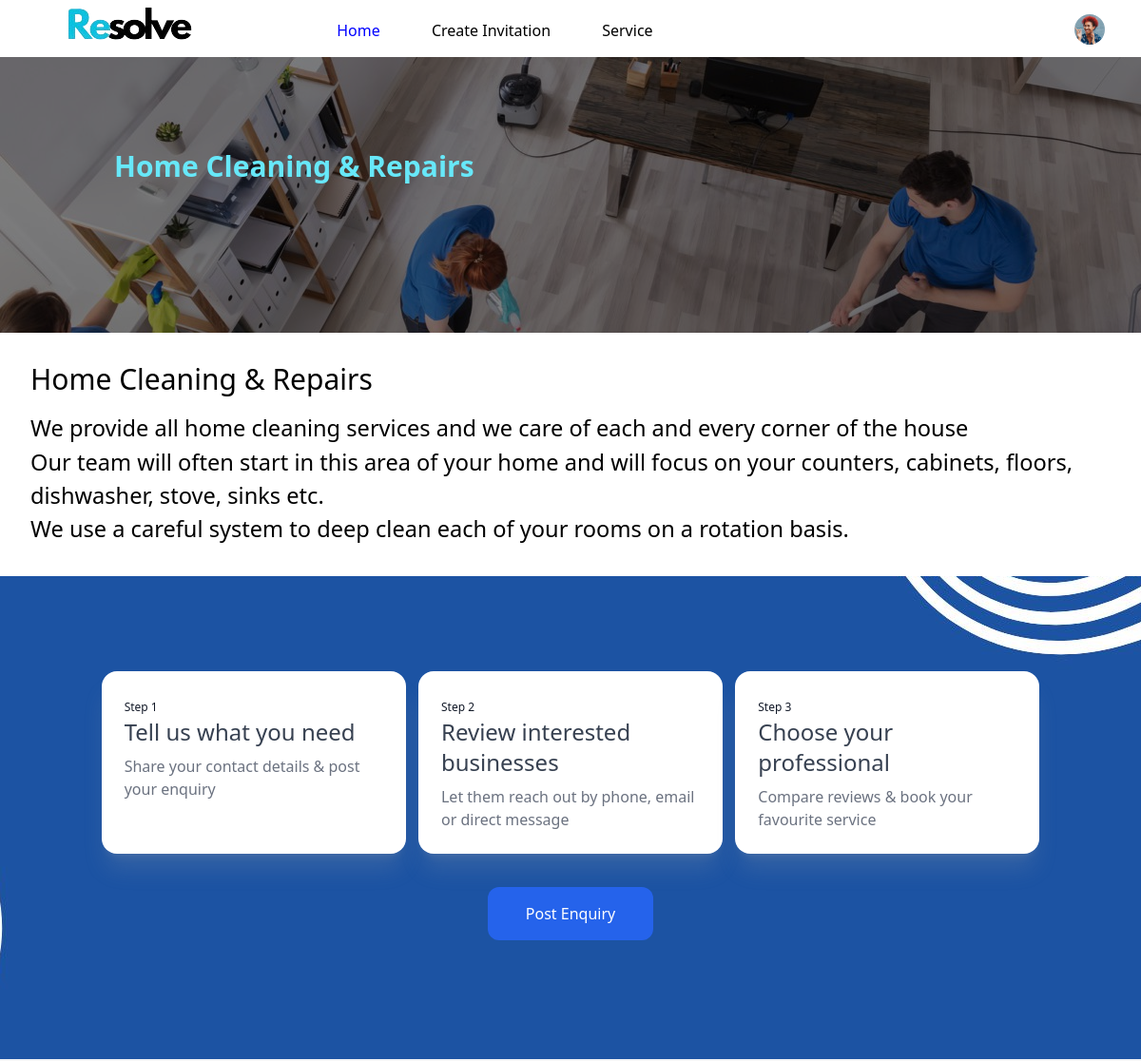
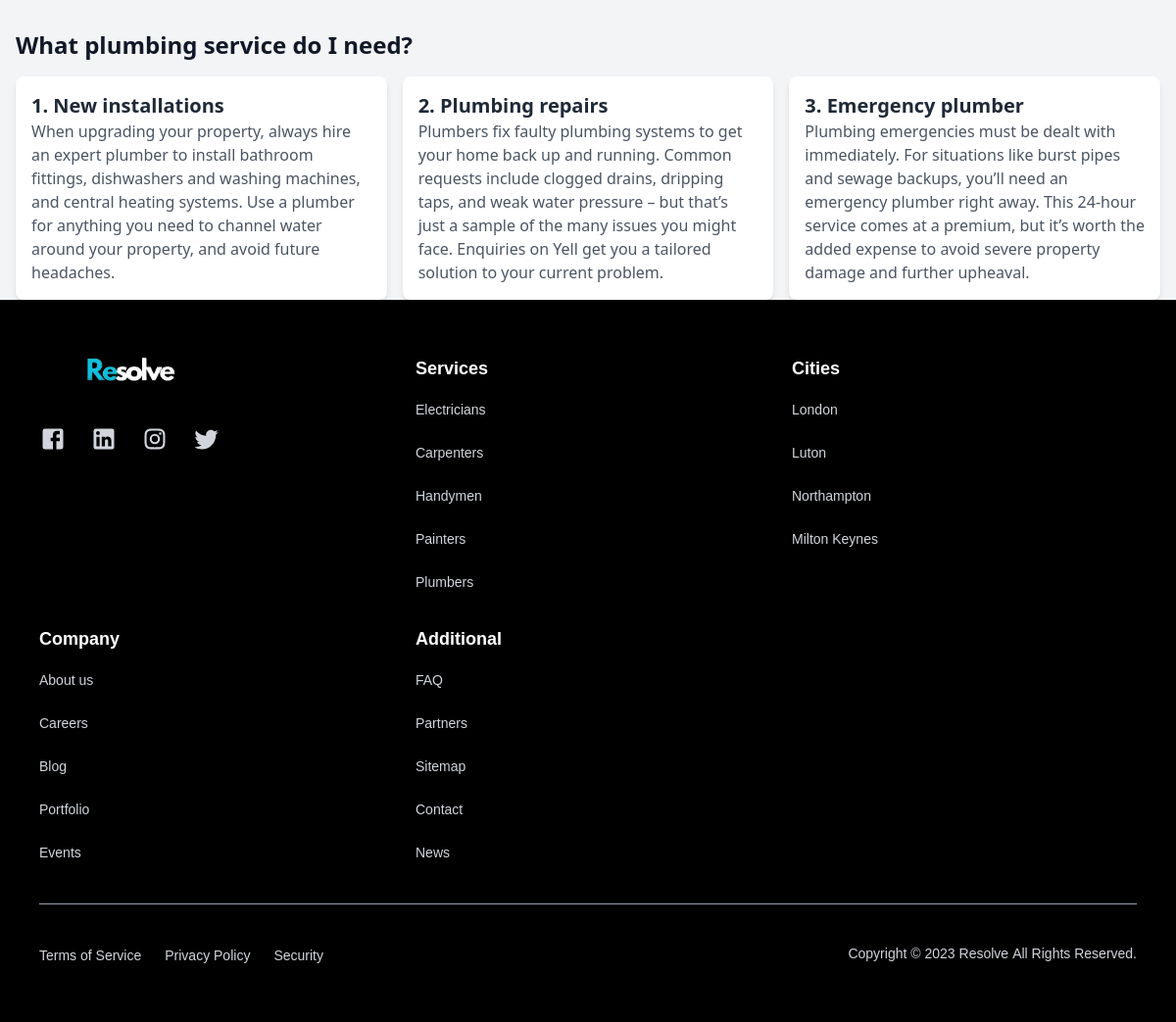
The page /public/SingleService.php?page=home-deep-cleaning (signed in) on the database its author committed (2 pictures, top to bottom).
### tables this page shows
CREATE TABLE `posts` (
  `id` int(10) UNSIGNED NOT NULL,
  `category` varchar(191) NOT NULL,
  `subcategory` varchar(191) NOT NULL,
  `about` mediumtext DEFAULT NULL,
  `city` varchar(191) DEFAULT NULL,
  `photo1` varchar(191) DEFAULT NULL,
  `photo2` varchar(191) DEFAULT NULL,
  `slug` varchar(191) NOT NULL,
  `created_at` timestamp NULL DEFAULT NULL,
  `updated_at` timestamp NULL DEFAULT NULL
);

### public/SingleService.php (the view, shortened to what this page needs)
<?php include('../config/config.php'); ?>
<!doctype html>
<html lang="en">
<head>
    <script src="https://cdn.tailwindcss.com"></script>
    <link rel="stylesheet" type="text/css" href="css/styles.css">
</head>
<body class="bg-gray-100">
<?php require_once('nav_bar.php'); ?>
<?php
if (isset($_GET['page']) && $_GET['page'] != '') {
    $stmt = $pdo->prepare("SELECT `category`, `subcategory`, `city`, `about`, `photo1` FROM `posts` WHERE `slug` = :page_slug;");
  $stmt->execute(array(':page_slug' => $_GET['page']));
  $row_fetch = $stmt->fetch();
?>
<?php } ?>
<section class="relative bg-cover bg-center bg-no-repeat" style="background-image: url('<?= (isset($row_fetch['photo1']) ? 'img/profession/' . $row_fetch['photo1'] : 'https://images.unsplash.com/photo-1604014237800-1c9102c219da?ixlib=rb-1.2.1&ixid=MnwxMjA3fDB8MHxwaG90by1wYWdlfHx8fGVufDB8fHx8&auto=format&fit=crop&w=1770&q=80') ?>'); height: 350px;">
    <div class="absolute inset-0 bg-black opacity-50"></div>
    <div class="relative max-w-5xl mx-auto h-full flex items-center pl-8">
        <h1 class="text-cyan-300 text-3xl font-bold"><?= (isset($row_fetch['category']) ? $row_fetch['category'] : 'Let us find your Forever Home.') ?></h1>
    </div>
</section>
<div class="w-full h-64 bg-white p-8 shadow-lg flex flex-col justify-center items-center font-roboto">
  <div class="text-left mx-auto text-black">
    <h2 class="text-3xl mb-4"><?= (isset($row_fetch['category']) ? $row_fetch['category'] : 'Heading') ?></h2>
    <div style=" font-size: 1.475rem;" class="text-black"><?= (isset($row_fetch['about']) ? $row_fetch['about'] : 'Heading Description') ?></div>
  </div>
</div>
<section class="bg-center" style="position:relative; background-image: url('img/ssbg.jpg'); background-repeat:no-repeat; padding: 100px; margin: 0 auto; width: auto;">
  <div class="mx-auto flex justify-center" style="display: flex; width: 100%;">
    <div class="mx-auto flex w-80 justify-center bg-white rounded-2xl shadow-xl shadow-gray-400/20" style="display: inline-block;">
      <div class="p-6">
        <small class="text-gray-900 text-xs">Step 1</small>
        <h1 class="text-2xl font-medium text-gray-700 pb-2">Tell us what you need</h1>
        <p class="text text-gray-500 leading-6">Share your contact details & post your enquiry</p>
      </div>
    </div>
    <div class="mx-auto flex w-80 justify-center bg-white rounded-2xl shadow-xl shadow-gray-400/20" style="display: inline-block;">
      <div class="p-6">
        <small class="text-gray-900 text-xs">Step 2</small>
        <h1 class="text-2xl font-medium text-gray-700 pb-2">Review interested businesses</h1>
        <p class="text text-gray-500 leading-6">Let them reach out by phone, email or direct message</p>
      </div>
    </div>
    <div class="mx-auto flex w-80 justify-center bg-white rounded-2xl shadow-xl shadow-gray-400/20" style="display: inline-block;">
      <div class="p-6">
        <small class="text-gray-900 text-xs">Step 3</small>
        <h1 class="text-2xl font-medium text-gray-700 pb-2">Choose your professional</h1>
        <p class="text text-gray-500 leading-6">Compare reviews & book your favourite service</p>
      </div>
    </div>
  </div>
  <div style="margin: 10px auto 0 auto; width: 100%;">
  <div class="flex justify-center" style="padding: 25px;">
<?php if (empty($_SESSION)) { ?>
    <form action="<?= APP_URL_BASE ?>" method="GET">
    <input type="hidden" name="login">
    <button type="submit" class="px-5 py-4 text-base font-medium text-center text-white transition duration-500 ease-in-out transform bg-blue-600 lg:px-10 rounded-xl hover:bg-blue-700 focus:outline-none focus:ring-2 focus:ring-offset-2 focus:ring-blue-500">Post Enquiry</button>
</form><?php } else { ?>
  <button type="submit" class="px-5 py-4 text-base font-medium text-center text-white transition duration-500 ease-in-out transform bg-blue-600 lg:px-10 rounded-xl hover:bg-blue-700 focus:outline-none focus:ring-2 focus:ring-offset-2 focus:ring-blue-500" onclick="document.getElementById('myModal').style.display = 'block';">Post Enquiry</button>
<?php } ?>
  </div>
</div>
</section>
<div class="services-container mx-auto mt-8 px-4">
    <h1 class="text-2xl font-bold text-gray-900 mb-4">What plumbing service do I need?</h1>
    <div class="grid grid-cols-3 gap-4">
        <div class="service-card bg-white p-4 shadow-md rounded-lg">
            <h2 class="text-xl font-semibold text-gray-800">1. New installations</h2>
            <p class="text-gray-600">When upgrading your property, always hire an expert plumber to install bathroom fittings, dishwashers and washing machines, and central heating systems. Use a plumber for anything you need to channel water around your property, and avoid future headaches.</p>
        </div>
        <div class="service-card bg-white p-4 shadow-md rounded-lg">
            <h2 class="text-xl font-semibold text-gray-800">2. Plumbing repairs</h2>
            <p class="text-gray-600">Plumbers fix faulty plumbing systems to get your home back up and running. Common requests include clogged drains, dripping taps, and weak water pressure – but that’s just a sample of the many issues you might face. Enquiries on Yell get you a tailored solution to your current problem.</p>
        </div>
        <div class="service-card bg-white p-4 shadow-md rounded-lg">
            <h2 class="text-xl font-semibold text-gray-800">3. Emergency plumber</h2>
            <p class="text-gray-600">Plumbing emergencies must be dealt with immediately. For situations like burst pipes and sewage backups, you’ll need an emergency plumber right away. This 24-hour service comes at a premium, but it’s worth the added expense to avoid severe property damage and further upheaval.</p>
        </div>
    </div>
</div>
<?php require_once('footer.php'); ?>
</body>
</html>

### public/nav_bar.php (shortened to what this page needs)
<div style="position: fixed; top: 0; left: 0; right: 60%; height: 60px; background-color: white; width: 100vw; z-index: 1;">
    <div style="margin: 0 auto; width: 1280px;">
        <div style="position: relative; display: inline-block; width: 350px;">
            <a href="index.php" style="position: absolute; top: -35px;"><img style="width: 280px; height: 46px;" src="img/logo2.png" alt="Resolve Logo"></a>
        </div>
        <div style="display: inline-block; width: 600px;">
            <ul style="padding-top: 20px;">
                <li style="display: inline-block; padding-right: 50px;">
                    <a href="<?= APP_URL_BASE ?>" style="color: blue;">Home</a>
                </li>
                <li style="display: inline-block; padding-right: 50px;">
                    <a href="<?= APP_URL_BASE ?>?create-invitation" style="color: black;">Create Invitation</a>
                </li>
                <li style="display: inline-block; padding-right: 50px;">
                    <a href="services.php" style="color: black;">Service</a>
                </li>
            </ul>
        </div>
        <div style="position: relative; display: inline; width: 100px;">
            <div id="login_dropdown" style="position: relative; float: right; width: 150px; padding-top: 15px; z-index: 1;">
                <?php if (isset($_SESSION['user_id']) && is_int($_SESSION['user_id'])) { ?>
                    <a href="javascript:void(0);" onclick="toggleDropdown()" style="margin: 0 auto;"><img class="w-8 h-8 rounded-full" src="/resolve/img/profile_picture.jpg" alt="user photo"></a>
                <?php } else { ?>
                    <button id="get_started" type="button" class="text-white bg-blue-700 hover:bg-blue-800 focus:ring-4 focus:outline-none focus:ring-blue-300 font-medium rounded-lg text-sm px-4 py-2 text-center">Get started</button>
                <?php } ?>
            </div>
        </div>
    </div>
</div>

### public/footer.php (shortened to what this page needs)
<footer class="font-[sans-serif] bg-black px-10 py-14" style="position: relative;">
      <div class="grid grid-cols-1 sm:grid-cols-2 md:grid-cols-3 xl:grid-cols-6 gap-8">
        <div class="xl:col-span-2">
          <a href='javascript:void(0)'><img src="img/logo3.png" alt="logo" class='w-48' /></a>
          <ul class="mt-10 flex space-x-6">
            <li>
              <a href='javascript:void(0)'>
                <svg xmlns="http://www.w3.org/2000/svg" fill="none" class="fill-gray-300 hover:fill-white w-7 h-7"
                  viewBox="0 0 24 24">
                  <path fill-rule="evenodd"
                    d="M19 3H5a2 2 0 0 0-2 2v14a2 2 0 0 0 2 2h7v-7h-2v-3h2V8.5A3.5 3.5 0 0 1 15.5 5H18v3h-2a1 1 0 0 0-1 1v2h3v3h-3v7h4a2 2 0 0 0 2-2V5a2 2 0 0 0-2-2z"
                    clip-rule="evenodd" />
                </svg>
              </a>
            </li>
            <li>
              <a href='javascript:void(0)'>
              </a>
            </li>
            <li>
              <a href='javascript:void(0)'>
              </a>
            </li>
            <li>
              <a href='javascript:void(0)'>
              </a>
            </li>
          </ul>
        </div>
        <div>
          <h4 class="text-white font-semibold text-lg relative max-sm:cursor-pointer">Services
          </h4>
          <ul class="mt-4 space-y-5">
            <li>
              <a href='javascript:void(0)' class='hover:text-white text-gray-300 text-sm'>Electricians</a>
            </li>
            <li>
              <a href='javascript:void(0)' class='hover:text-white text-gray-300 text-sm'>Carpenters</a>
            </li>
            <li>
              <a href='javascript:void(0)' class='hover:text-white text-gray-300 text-sm'>Handymen</a>
            </li>
            <li>
              <a href='javascript:void(0)' class='hover:text-white text-gray-300 text-sm'>Painters</a>
            </li>
            <li>
              <a href='javascript:void(0)' class='hover:text-white text-gray-300 text-sm'>Plumbers</a>
            </li>
          </ul>
        </div>
        <div>
          <h4 class="text-white font-semibold text-lg relative max-sm:cursor-pointer">Cities
          </h4>
          <ul class="space-y-5 mt-4 max-sm:hidden">
            <li>
              <a href='javascript:void(0)' class='hover:text-white text-gray-300 text-sm'>London</a>
            </li>
            <li>
              <a href='javascript:void(0)' class='hover:text-white text-gray-300 text-sm'>Luton</a>
            </li>
            <li>
              <a href='javascript:void(0)' class='hover:text-white text-gray-300 text-sm'>Northampton</a>
            </li>
            <li>
              <a href='javascript:void(0)' class='hover:text-white text-gray-300 text-sm'>Milton Keynes</a>
            </li>
          </ul>
        </div>
        <div>
          <h4 class="text-white font-semibold text-lg relative max-sm:cursor-pointer">Company
          </h4>
          <ul class="space-y-5 mt-4 max-sm:hidden">
            <li>
              <a href='javascript:void(0)' class='hover:text-white text-gray-300 text-sm'>About us</a>
            </li>
            <li>
              <a href='javascript:void(0)' class='hover:text-white text-gray-300 text-sm'>Careers</a>
            </li>
            <li>
              <a href='javascript:void(0)' class='hover:text-white text-gray-300 text-sm'>Blog</a>
            </li>
            <li>
              <a href='javascript:void(0)' class='hover:text-white text-gray-300 text-sm'>Portfolio</a>
            </li>
            <li>
              <a href='javascript:void(0)' class='hover:text-white text-gray-300 text-sm'>Events</a>
            </li>
          </ul>
        </div>
        <div>
          <h4 class="text-white font-semibold text-lg relative max-sm:cursor-pointer">Additional
          </h4>
          <ul class="space-y-5 mt-4 max-sm:hidden">
            <li>
              <a href='javascript:void(0)' class='hover:text-white text-gray-300 text-sm'>FAQ</a>
            </li>
            <li>
              <a href='javascript:void(0)' class='hover:text-white text-gray-300 text-sm'>Partners</a>
            </li>
            <li>
              <a href='javascript:void(0)' class='hover:text-white text-gray-300 text-sm'>Sitemap</a>
            </li>
            <li>
              <a href='javascript:void(0)' class='hover:text-white text-gray-300 text-sm'>Contact</a>
            </li>
            <li>
              <a href='javascript:void(0)' class='hover:text-white text-gray-300 text-sm'>News</a>
            </li>
          </ul>
        </div>
      </div>
      <hr class="my-10 border-gray-400" />
      <div class="flex max-md:flex-col gap-4">
        <ul class="md:flex md:space-x-6 max-md:space-y-2">
          <li>
            <a href='terms.php' class='hover:text-white text-gray-300 text-sm'>Terms of Service</a>
          </li>
          <li>
            <a href='terms.php' class='hover:text-white text-gray-300 text-sm'>Privacy Policy</a>
          </li>
          <li>
            <a href='terms.php' class='hover:text-white text-gray-300 text-sm'>Security</a>
          </li>
        </ul>
        <p class='text-gray-300 text-sm md:ml-auto'>Copyright © 2023<a href='reslove.com'
          target='_blank' class="hover:underline mx-1">Resolve</a>All Rights Reserved.</p>
      </div>
    </footer>

### rows shown on the page
posts: photo1 (picture), category "Home Cleaning & Repairs", about "We provide all home cleaning services and we care of each and every corner of the house Our team will often start in this area of your home and will focus on your counters, cabinets, floors, dishwasher, stove, sinks etc. We use a careful system to deep clean each of your rooms on a rotation basis."
